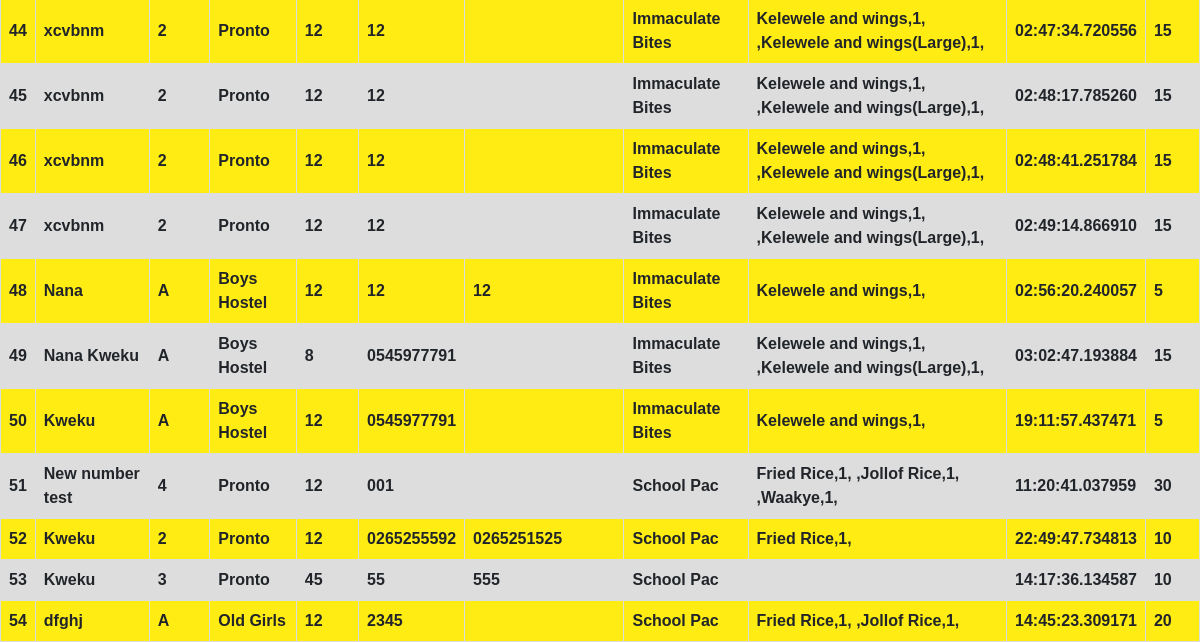
Before: /chart (lower part) with the older database file.
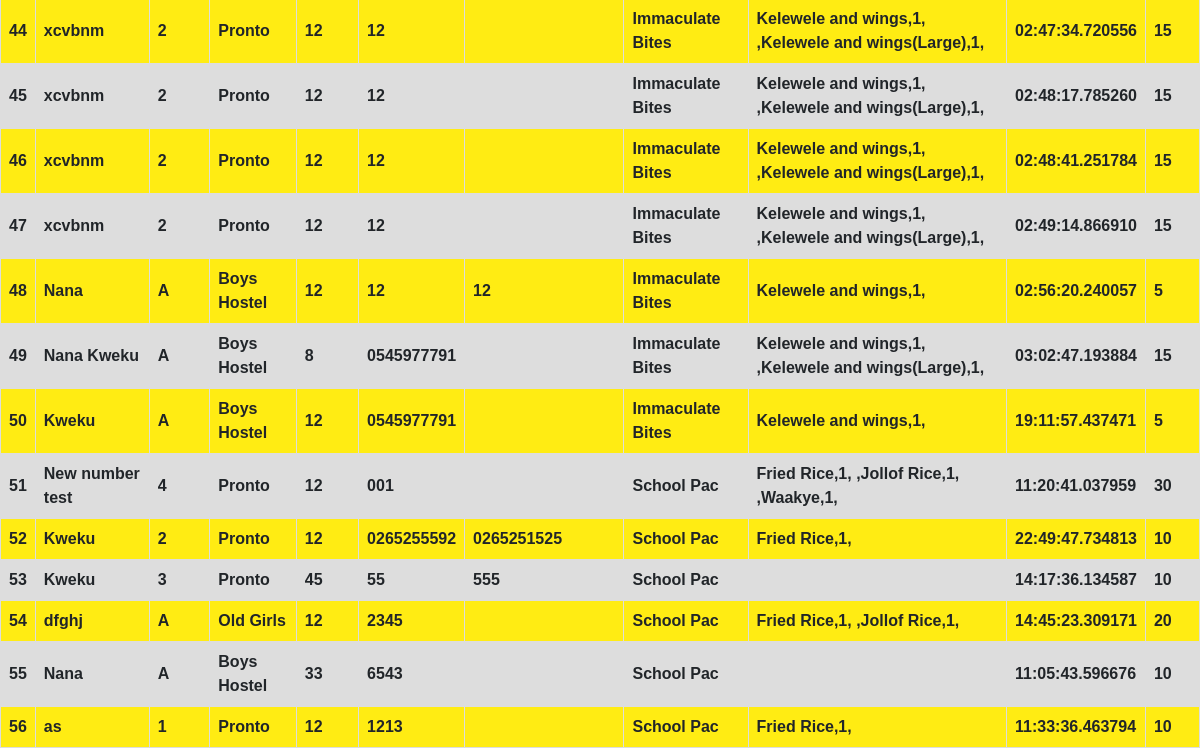
After: the same page with the newer database file.
### app.py (models this page shows, shortened)
class Order(db.Model):
    id = db.Column(db.Integer, primary_key=True)
    name = db.Column(db.String(200))
    room = db.Column(db.Integer)
    pNumber = db.Column(db.String(10))
    aNumber = db.Column(db.String(10))
    hostel = db.Column(db.String(100))
    food = db.Column(db.String(1000))
    quantity = db.Column(db.Integer)
    status = db.Column(db.Integer)
    block = db.Column(db.String(100))
    total = db.Column(db.String(10))
    date_created = db.Column(db.DateTime, default=datetime.utcnow)
    vendor = db.Column(db.String(50))

### app.py (the view)
@app.route('/chart', methods=['POST','GET'])
def masterchart():
    all_orders = Order.query.order_by(Order.date_created).all()
    return render_template('chart.html', all_orders=all_orders)

### templates/chart.html (shortened to what this page needs)
{% extends 'base.html' %}
{% block head %}
<link rel="stylesheet" href="{{ url_for('static', filename='css/table.css')}}">
{% endblock %}
{% block body %}
<table>
    {% for order in all_orders %}
    <tr>
        <th>{{ order.id }}</th>
        <th>{{ order.name }}</th>
        <th>{{ order.block }}</th>
        <th>{{ order.hostel }}</th>
        <th>{{order.room}}</th>
        <th>{{order.pNumber}}</th>
        <th>{{order.aNumber}}</th>
        <th>{{order.vendor}}</th>
        <th>{{order.food}}</th>
        <th>{{order.date_created.time()}}</th>
        <th>{{order.total}}</th>
    </tr>
    {% endfor %}
    </table>
{% endblock %}

### templates/base.html (shortened to what this page needs)
<!DOCTYPE html>
    <head>
        <link rel="stylesheet" href="https://stackpath.bootstrapcdn.com/bootstrap/4.3.1/css/bootstrap.min.css">
        <link rel="stylesheet" href="{{ url_for('static',filename='css/style.css')}}">
        {% block head %}{% endblock %}
    </head>
    <body>
{% block body %}{% endblock %}
    </body>
</html>

### static/css/style.css (style rules this page uses)
* { box-sizing: border-box; }
body { background-color: #ffec13; margin:0; padding: 0; }

### static/css/table.css (style rules this page uses)
table { font-family: arial, sans-serif; border-collapse: collapse; width: 100%; }
tr:nth-child(even) { background-color: #dddddd; }

Changed rows visible on the page:
added Order: id "55", name "Nana", block "A", hostel "Boys Hostel", room "33", pNumber "6543", vendor "School Pac", date_created.time "11:05:43.596676", total "10"
added Order: id "56", name "as", block "1", hostel "Pronto", room "12", pNumber "1213", vendor "School Pac", food "Fried Rice,1,", date_created.time "11:33:36.463794", total "10"
